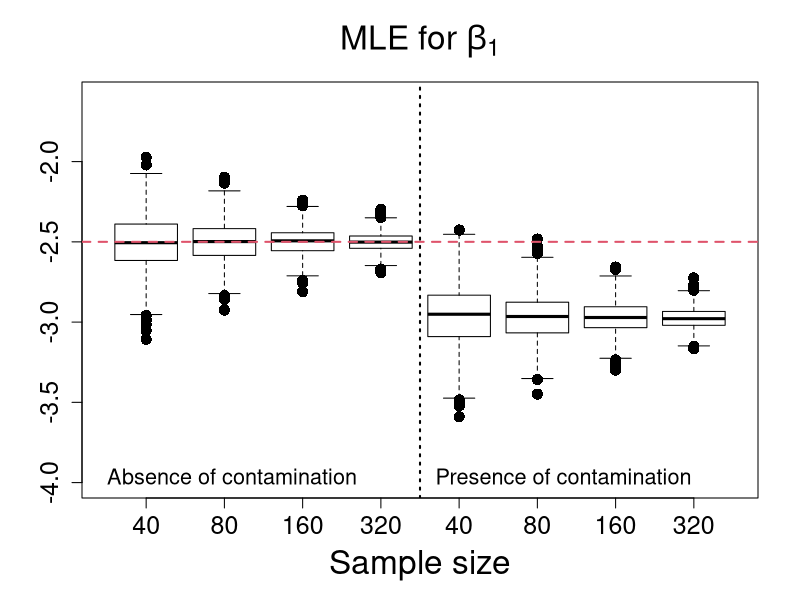
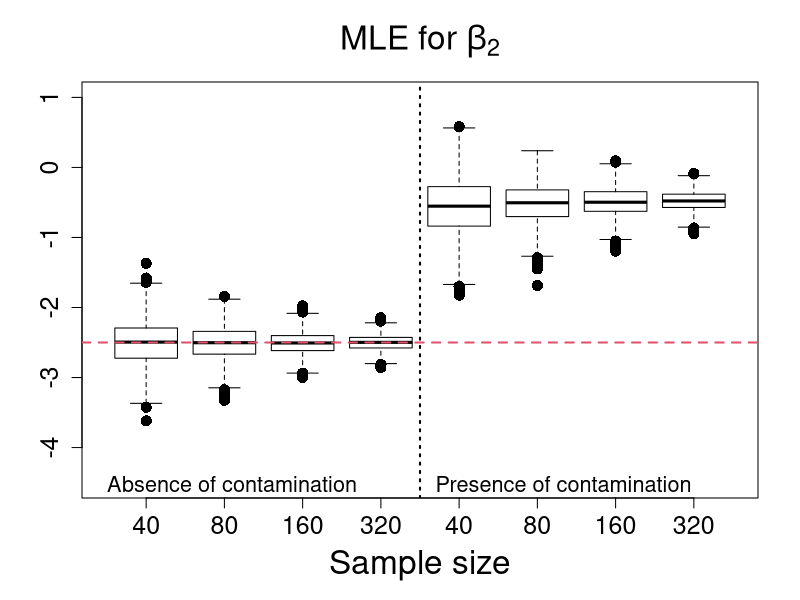
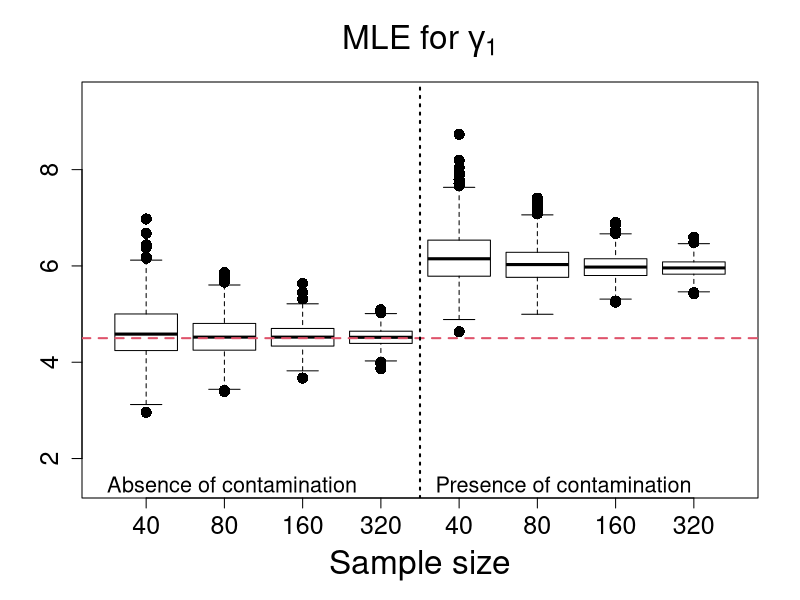
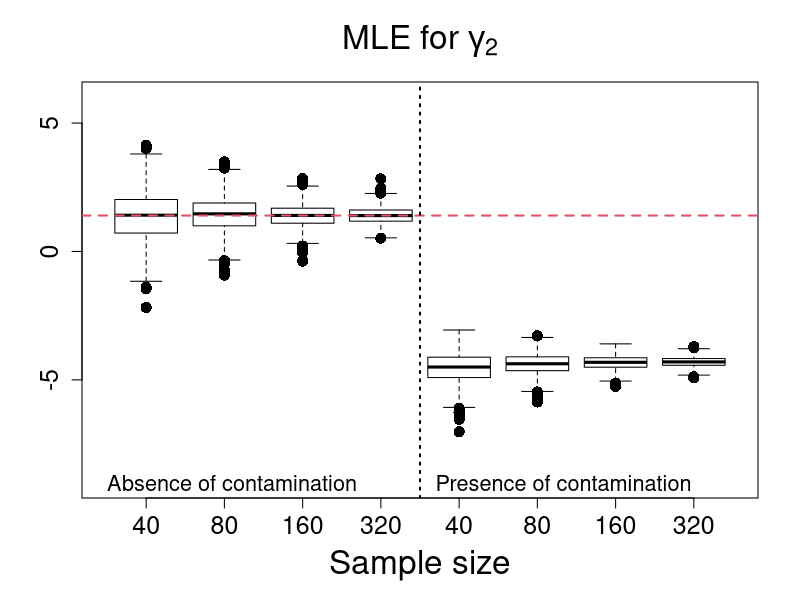
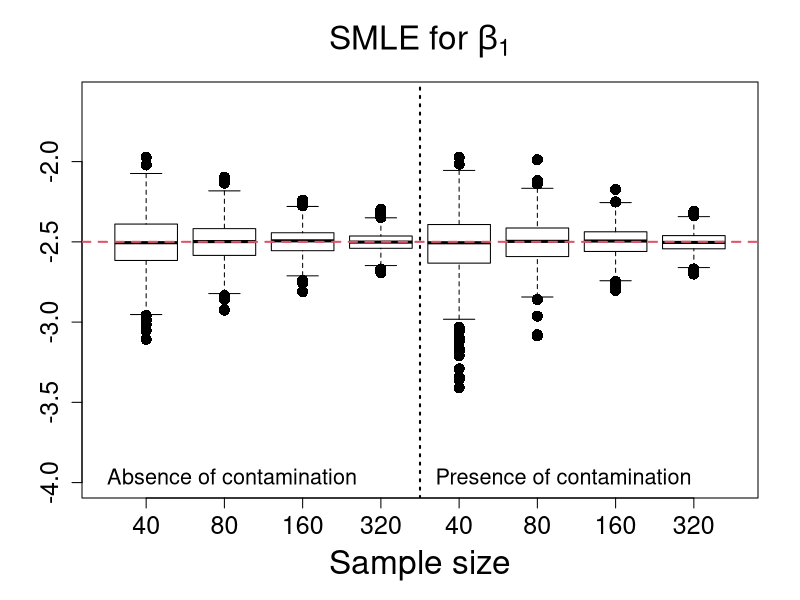
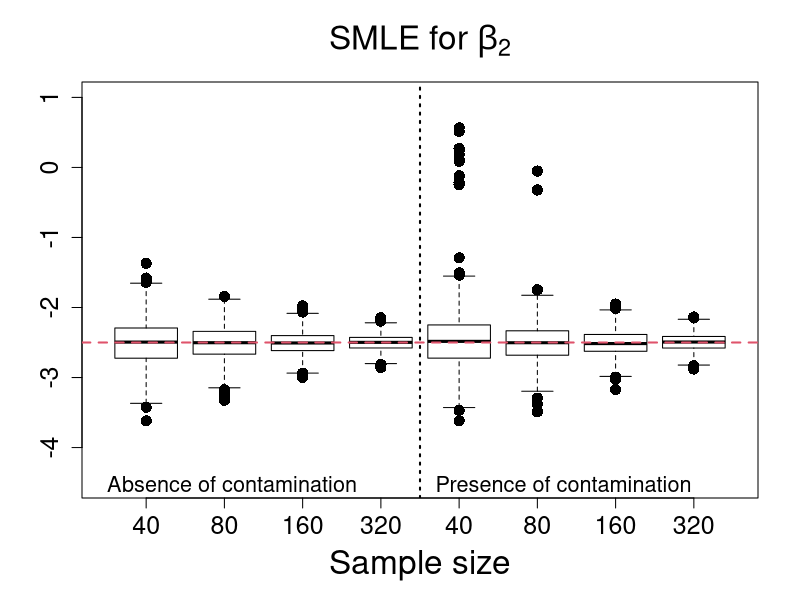
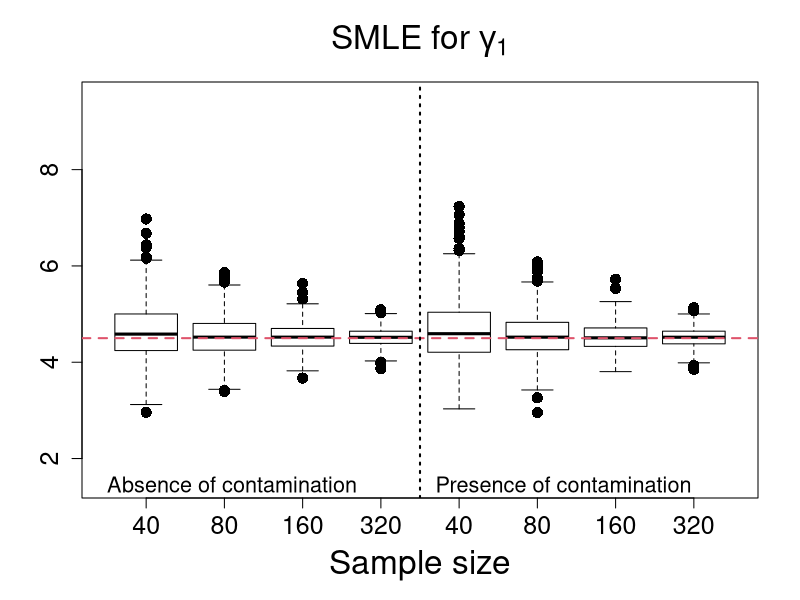
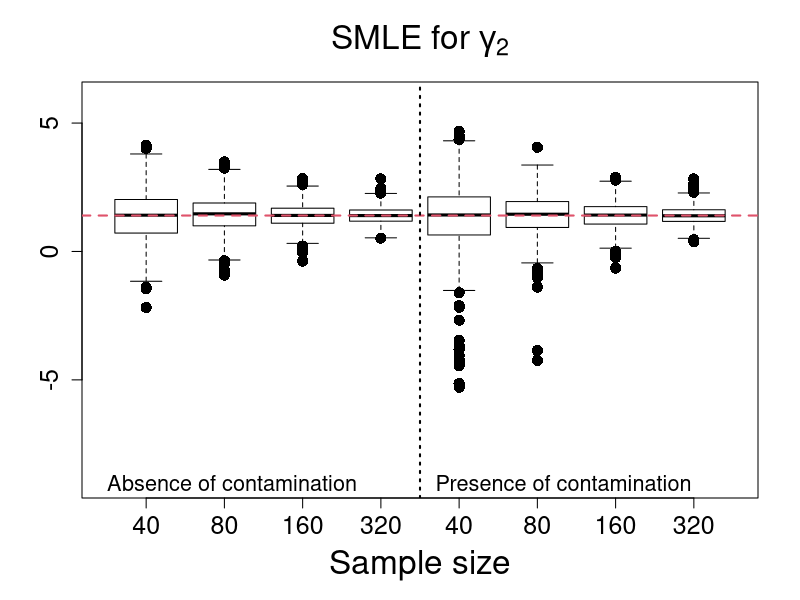

Recreate these plots in R, in order.
rm(list=ls())

data40 <- read.table("Estimates_Scenario4_n40.txt", h=T)
data80 <- read.table("Estimates_Scenario4_n80.txt", h=T)
data160 <- read.table("Estimates_Scenario4_n160.txt", h=T)
data320 <- read.table("Estimates_Scenario4_n320.txt", h=T)

#**************************MLE estimates******************************#
MLE_beta1_n40 <- data40$MLE_beta1; MLEC_beta1_n40 <- data40$MLE_C_beta1
MLE_beta2_n40 <- data40$MLE_beta2; MLEC_beta2_n40 <- data40$MLE_C_beta2
MLE_gama1_n40 <- data40$MLE_gama1; MLEC_gama1_n40 <- data40$MLE_C_gama1
MLE_gama2_n40 <- data40$MLE_gama2; MLEC_gama2_n40 <- data40$MLE_C_gama2

MLE_beta1_n80 <- data80$MLE_beta1; MLEC_beta1_n80 <- data80$MLE_C_beta1
MLE_beta2_n80 <- data80$MLE_beta2; MLEC_beta2_n80 <- data80$MLE_C_beta2
MLE_gama1_n80 <- data80$MLE_gama1; MLEC_gama1_n80 <- data80$MLE_C_gama1
MLE_gama2_n80 <- data80$MLE_gama2; MLEC_gama2_n80 <- data80$MLE_C_gama2

MLE_beta1_n160 <- data160$MLE_beta1; MLEC_beta1_n160 <- data160$MLE_C_beta1
MLE_beta2_n160 <- data160$MLE_beta2; MLEC_beta2_n160 <- data160$MLE_C_beta2
MLE_gama1_n160 <- data160$MLE_gama1; MLEC_gama1_n160 <- data160$MLE_C_gama1
MLE_gama2_n160 <- data160$MLE_gama2; MLEC_gama2_n160 <- data160$MLE_C_gama2

MLE_beta1_n320 <- data320$MLE_beta1; MLEC_beta1_n320 <- data320$MLE_C_beta1
MLE_beta2_n320 <- data320$MLE_beta2; MLEC_beta2_n320 <- data320$MLE_C_beta2
MLE_gama1_n320 <- data320$MLE_gama1; MLEC_gama1_n320 <- data320$MLE_C_gama1
MLE_gama2_n320 <- data320$MLE_gama2; MLEC_gama2_n320 <- data320$MLE_C_gama2

#**************************SMLE estimates******************************#
SMLE_beta1_n40 <- data40$SMLE_beta1; SMLEC_beta1_n40 <- data40$SMLE_C_beta1
SMLE_beta2_n40 <- data40$SMLE_beta2; SMLEC_beta2_n40 <- data40$SMLE_C_beta2
SMLE_gama1_n40 <- data40$SMLE_gama1; SMLEC_gama1_n40 <- data40$SMLE_C_gama1
SMLE_gama2_n40 <- data40$SMLE_gama2; SMLEC_gama2_n40 <- data40$SMLE_C_gama2

SMLE_beta1_n80 <- data80$SMLE_beta1; SMLEC_beta1_n80 <- data80$SMLE_C_beta1
SMLE_beta2_n80 <- data80$SMLE_beta2; SMLEC_beta2_n80 <- data80$SMLE_C_beta2
SMLE_gama1_n80 <- data80$SMLE_gama1; SMLEC_gama1_n80 <- data80$SMLE_C_gama1
SMLE_gama2_n80 <- data80$SMLE_gama2; SMLEC_gama2_n80 <- data80$SMLE_C_gama2

SMLE_beta1_n160 <- data160$SMLE_beta1; SMLEC_beta1_n160 <- data160$SMLE_C_beta1
SMLE_beta2_n160 <- data160$SMLE_beta2; SMLEC_beta2_n160 <- data160$SMLE_C_beta2
SMLE_gama1_n160 <- data160$SMLE_gama1; SMLEC_gama1_n160 <- data160$SMLE_C_gama1
SMLE_gama2_n160 <- data160$SMLE_gama2; SMLEC_gama2_n160 <- data160$SMLE_C_gama2

SMLE_beta1_n320 <- data320$SMLE_beta1; SMLEC_beta1_n320 <- data320$SMLE_C_beta1
SMLE_beta2_n320 <- data320$SMLE_beta2; SMLEC_beta2_n320 <- data320$SMLE_C_beta2
SMLE_gama1_n320 <- data320$SMLE_gama1; SMLEC_gama1_n320 <- data320$SMLE_C_gama1
SMLE_gama2_n320 <- data320$SMLE_gama2; SMLEC_gama2_n320 <- data320$SMLE_C_gama2

#**************************MDPDE estimates******************************#
MDPDE_beta1_n40 <- data40$MDPDE_beta1; MDPDEC_beta1_n40 <- data40$MDPDE_C_beta1
MDPDE_beta2_n40 <- data40$MDPDE_beta2; MDPDEC_beta2_n40 <- data40$MDPDE_C_beta2
MDPDE_gama1_n40 <- data40$MDPDE_gama1; MDPDEC_gama1_n40 <- data40$MDPDE_C_gama1
MDPDE_gama2_n40 <- data40$MDPDE_gama2; MDPDEC_gama2_n40 <- data40$MDPDE_C_gama2

MDPDE_beta1_n80 <- data80$MDPDE_beta1; MDPDEC_beta1_n80 <- data80$MDPDE_C_beta1
MDPDE_beta2_n80 <- data80$MDPDE_beta2; MDPDEC_beta2_n80 <- data80$MDPDE_C_beta2
MDPDE_gama1_n80 <- data80$MDPDE_gama1; MDPDEC_gama1_n80 <- data80$MDPDE_C_gama1
MDPDE_gama2_n80 <- data80$MDPDE_gama2; MDPDEC_gama2_n80 <- data80$MDPDE_C_gama2

MDPDE_beta1_n160 <- data160$MDPDE_beta1; MDPDEC_beta1_n160 <- data160$MDPDE_C_beta1
MDPDE_beta2_n160 <- data160$MDPDE_beta2; MDPDEC_beta2_n160 <- data160$MDPDE_C_beta2
MDPDE_gama1_n160 <- data160$MDPDE_gama1; MDPDEC_gama1_n160 <- data160$MDPDE_C_gama1
MDPDE_gama2_n160 <- data160$MDPDE_gama2; MDPDEC_gama2_n160 <- data160$MDPDE_C_gama2

MDPDE_beta1_n320 <- data320$MDPDE_beta1; MDPDEC_beta1_n320 <- data320$MDPDE_C_beta1
MDPDE_beta2_n320 <- data320$MDPDE_beta2; MDPDEC_beta2_n320 <- data320$MDPDE_C_beta2
MDPDE_gama1_n320 <- data320$MDPDE_gama1; MDPDEC_gama1_n320 <- data320$MDPDE_C_gama1
MDPDE_gama2_n320 <- data320$MDPDE_gama2; MDPDEC_gama2_n320 <- data320$MDPDE_C_gama2

#********************MLE estimates****************#

#********************MLE estimates of beta1****************#
boxplot(MLE_beta1_n40,MLE_beta1_n80,MLE_beta1_n160,MLE_beta1_n320,
MLEC_beta1_n40,MLEC_beta1_n80,MLEC_beta1_n160,MLEC_beta1_n320,
main=expression( paste("MLE for ", beta[1])),
xlab="Sample size",ylab="",names=c(40,80,160,320,40,80,160,320),outline=T,
ylim=c(-4.0,-1.6), cex=1.5,cex.lab=2.0,cex.axis=1.5,cex.main=2.0, pch=16, col = NULL)
abline(-2.5,0,col=2,lty=2,lwd=2)
abline(v=4.5,lty=3,lwd=2)
legend(0.0,-3.8,"Absence of contamination",bty="n",cex=1.3)
legend(4.2,-3.8,"Presence of contamination",bty="n",cex=1.3)

#********************MLE estimates of beta2****************#
boxplot(MLE_beta2_n40,MLE_beta2_n80,MLE_beta2_n160,MLE_beta2_n320,
MLEC_beta2_n40,MLEC_beta2_n80,MLEC_beta2_n160,MLEC_beta2_n320,
main=expression( paste("MLE for ", beta[2])),
xlab="Sample size",ylab="",names=c(40,80,160,320,40,80,160,320),outline=T,
ylim=c(-4.5,1.0), cex=1.5,cex.lab=2.0,cex.axis=1.5,cex.main=2.0, pch=16, col = NULL)
abline(-2.5,0,col=2,lty=2,lwd=2)
abline(v=4.5,lty=3,lwd=2)
legend(0.0,-4.15,"Absence of contamination",bty="n",cex=1.3)
legend(4.2,-4.15,"Presence of contamination",bty="n",cex=1.3)

#********************MLE estimates of gamma1****************#
boxplot(MLE_gama1_n40,MLE_gama1_n80,MLE_gama1_n160,MLE_gama1_n320,
MLEC_gama1_n40,MLEC_gama1_n80,MLEC_gama1_n160,MLEC_gama1_n320,
main=expression( paste("MLE for ", gamma[1])),
xlab="Sample size",ylab="",names=c(40,80,160,320,40,80,160,320),outline=T,
ylim=c(1.5,9.5), cex=1.5,cex.lab=2.0,cex.axis=1.5,cex.main=2.0, pch=16, col = NULL)
abline(4.5,0,col=2,lty=2,lwd=2)
abline(v=4.5,lty=3,lwd=2)
legend(0.0,2.0,"Absence of contamination",bty="n", cex=1.3)
legend(4.2,2.0,"Presence of contamination",bty="n", cex=1.3)

#********************MLE estimates of gamma2****************#
boxplot(MLE_gama2_n40,MLE_gama2_n80,MLE_gama2_n160,MLE_gama2_n320,
MLEC_gama2_n40,MLEC_gama2_n80,MLEC_gama2_n160,MLEC_gama2_n320,
main=expression( paste("MLE for ", gamma[2])),
xlab="Sample size",ylab="",names=c(40,80,160,320,40,80,160,320),outline=T,
ylim=c(-9.0,6.0), cex=1.5,cex.lab=2.0,cex.axis=1.5,cex.main=2.0, pch=16, col = NULL)
abline(1.4,0,col=2,lty=2,lwd=2)
abline(v=4.5,lty=3,lwd=2)
legend(0.0,-8.0,"Absence of contamination",bty="n", cex=1.3)
legend(4.2,-8.0,"Presence of contamination",bty="n", cex=1.3)

#********************SMLE estimates****************#

#********************SMLE estimates of beta1****************#
boxplot(SMLE_beta1_n40,SMLE_beta1_n80,SMLE_beta1_n160,SMLE_beta1_n320,
SMLEC_beta1_n40,SMLEC_beta1_n80,SMLEC_beta1_n160,SMLEC_beta1_n320,
main=expression( paste("SMLE for ", beta[1])),
xlab="Sample size",ylab="",names=c(40,80,160,320,40,80,160,320),outline=T,
ylim=c(-4.0,-1.6), cex=1.5,cex.lab=2.0,cex.axis=1.5,cex.main=2.0, pch=16, col = NULL)
abline(-2.5,0,col=2,lty=2,lwd=2)
abline(v=4.5,lty=3,lwd=2)
legend(0.0,-3.8,"Absence of contamination",bty="n",cex=1.3)
legend(4.2,-3.8,"Presence of contamination",bty="n",cex=1.3)

#********************SMLE estimates of beta2****************#
boxplot(SMLE_beta2_n40,SMLE_beta2_n80,SMLE_beta2_n160,SMLE_beta2_n320,
SMLEC_beta2_n40,SMLEC_beta2_n80,SMLEC_beta2_n160,SMLEC_beta2_n320,
main=expression( paste("SMLE for ", beta[2])),
xlab="Sample size",ylab="",names=c(40,80,160,320,40,80,160,320),outline=T,
ylim=c(-4.5,1.0), cex=1.5,cex.lab=2.0,cex.axis=1.5,cex.main=2.0, pch=16, col = NULL)
abline(-2.5,0,col=2,lty=2,lwd=2)
abline(v=4.5,lty=3,lwd=2)
legend(0.0,-4.15,"Absence of contamination",bty="n",cex=1.3)
legend(4.2,-4.15,"Presence of contamination",bty="n",cex=1.3)

#********************SMLE estimates of gamma1****************#
boxplot(SMLE_gama1_n40,SMLE_gama1_n80,SMLE_gama1_n160,SMLE_gama1_n320,
SMLEC_gama1_n40,SMLEC_gama1_n80,SMLEC_gama1_n160,SMLEC_gama1_n320,
main=expression( paste("SMLE for ", gamma[1])),
xlab="Sample size",ylab="",names=c(40,80,160,320,40,80,160,320),outline=T,
ylim=c(1.5,9.5), cex=1.5,cex.lab=2.0,cex.axis=1.5,cex.main=2.0, pch=16, col = NULL)
abline(4.5,0,col=2,lty=2,lwd=2)
abline(v=4.5,lty=3,lwd=2)
legend(0.0,2.0,"Absence of contamination",bty="n", cex=1.3)
legend(4.2,2.0,"Presence of contamination",bty="n", cex=1.3)

#********************SMLE estimates of gamma2****************#
boxplot(SMLE_gama2_n40,SMLE_gama2_n80,SMLE_gama2_n160,SMLE_gama2_n320,
SMLEC_gama2_n40,SMLEC_gama2_n80,SMLEC_gama2_n160,SMLEC_gama2_n320,
main=expression( paste("SMLE for ", gamma[2])),
xlab="Sample size",ylab="",names=c(40,80,160,320,40,80,160,320),outline=T,
ylim=c(-9.0,6.0), cex=1.5,cex.lab=2.0,cex.axis=1.5,cex.main=2.0, pch=16, col = NULL)
abline(1.4,0,col=2,lty=2,lwd=2)
abline(v=4.5,lty=3,lwd=2)
legend(0.0,-8.0,"Absence of contamination",bty="n", cex=1.3)
legend(4.2,-8.0,"Presence of contamination",bty="n", cex=1.3)

#********************MDPDE estimates****************#

#********************MDPDE estimates of beta1****************#
boxplot(MDPDE_beta1_n40,MDPDE_beta1_n80,MDPDE_beta1_n160,MDPDE_beta1_n320,
MDPDEC_beta1_n40,MDPDEC_beta1_n80,MDPDEC_beta1_n160,MDPDEC_beta1_n320,
main=expression( paste("MDPDE for ", beta[1])),
xlab="Sample size",ylab="",names=c(40,80,160,320,40,80,160,320),outline=T,
ylim=c(-4.0,-1.6), cex=1.5,cex.lab=2.0,cex.axis=1.5,cex.main=2.0, pch=16, col = NULL)
abline(-2.5,0,col=2,lty=2,lwd=2)
abline(v=4.5,lty=3,lwd=2)
legend(0.0,-3.8,"Absence of contamination",bty="n",cex=1.3)
legend(4.2,-3.8,"Presence of contamination",bty="n",cex=1.3)

#********************MDPDE estimates of beta2****************#
boxplot(MDPDE_beta2_n40,MDPDE_beta2_n80,MDPDE_beta2_n160,MDPDE_beta2_n320,
MDPDEC_beta2_n40,MDPDEC_beta2_n80,MDPDEC_beta2_n160,MDPDEC_beta2_n320,
main=expression( paste("MDPDE for ", beta[2])),
xlab="Sample size",ylab="",names=c(40,80,160,320,40,80,160,320),outline=T,
ylim=c(-4.5,1.0), cex=1.5,cex.lab=2.0,cex.axis=1.5,cex.main=2.0, pch=16, col = NULL)
abline(-2.5,0,col=2,lty=2,lwd=2)
abline(v=4.5,lty=3,lwd=2)
legend(0.0,-4.15,"Absence of contamination",bty="n",cex=1.3)
legend(4.2,-4.15,"Presence of contamination",bty="n",cex=1.3)

#********************MDPDE estimates of gamma1****************#
boxplot(MDPDE_gama1_n40,MDPDE_gama1_n80,MDPDE_gama1_n160,MDPDE_gama1_n320,
MDPDEC_gama1_n40,MDPDEC_gama1_n80,MDPDEC_gama1_n160,MDPDEC_gama1_n320,
main=expression( paste("MDPDE for ", gamma[1])),
xlab="Sample size",ylab="",names=c(40,80,160,320,40,80,160,320),outline=T,
ylim=c(1.5,9.5), cex=1.5,cex.lab=2.0,cex.axis=1.5,cex.main=2.0, pch=16, col = NULL)
abline(4.5,0,col=2,lty=2,lwd=2)
abline(v=4.5,lty=3,lwd=2)
legend(0.0,2.0,"Absence of contamination",bty="n", cex=1.3)
legend(4.2,2.0,"Presence of contamination",bty="n", cex=1.3)

#********************MDPDE estimates of gamma2****************#
boxplot(MDPDE_gama2_n40,MDPDE_gama2_n80,MDPDE_gama2_n160,MDPDE_gama2_n320,
MDPDEC_gama2_n40,MDPDEC_gama2_n80,MDPDEC_gama2_n160,MDPDEC_gama2_n320,
main=expression( paste("MDPDE for ", gamma[2])),
xlab="Sample size",ylab="",names=c(40,80,160,320,40,80,160,320),outline=T,
ylim=c(-9.0,6.0), cex=1.5,cex.lab=2.0,cex.axis=1.5,cex.main=2.0, pch=16, col = NULL)
abline(1.4,0,col=2,lty=2,lwd=2)
abline(v=4.5,lty=3,lwd=2)
legend(0.0,-8.0,"Absence of contamination",bty="n", cex=1.3)
legend(4.2,-8.0,"Presence of contamination",bty="n", cex=1.3)











